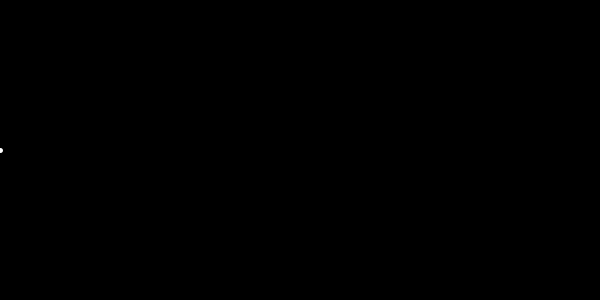
Frame 1 (no input)
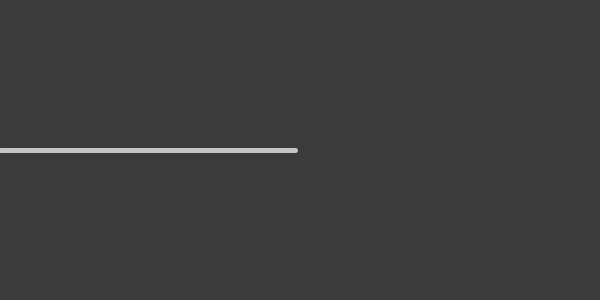
Frame 60 (the mouse pressed at the canvas centre just before this capture)
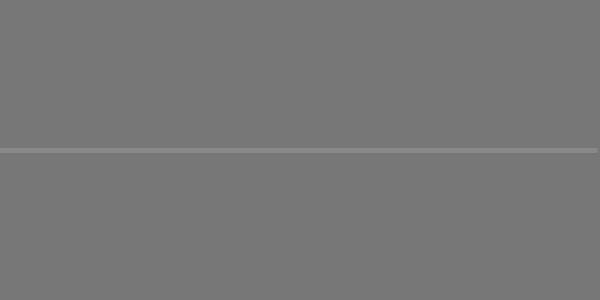
Frame 120 (the mouse held since frame 60 and released just before this capture)

The Processing sketch that drew these frames (run headless with seeded random() and noise(); from frame 60 on, the mouse is pressed at the canvas centre):

// Processing sketch: w06f_moduloLoops
// ── w06f_moduloLoops.pde
// code 1 fall 2019
// bryan ma

// another extremely useful application of the 
// modulo operator is to do very simple looping
// values.

// bgCol is the remainder of bgCol + 1 divided by 255,
// which means the range will loop from 0 to 255.

// lineX is the remainder of lineX + 1 divided by width,
// which means it will loop from 0 to width;

float bgCol = 0;
float lineX = 0;

void setup() {
  size(600, 300);
  strokeWeight(5);
}

void draw() {
  background(bgCol);
  
  stroke(255 - bgCol);
  line(0, height/2, lineX, height/2);
  
  lineX = (lineX + 5) % width;
  bgCol = (bgCol + 1) % 255;
}
